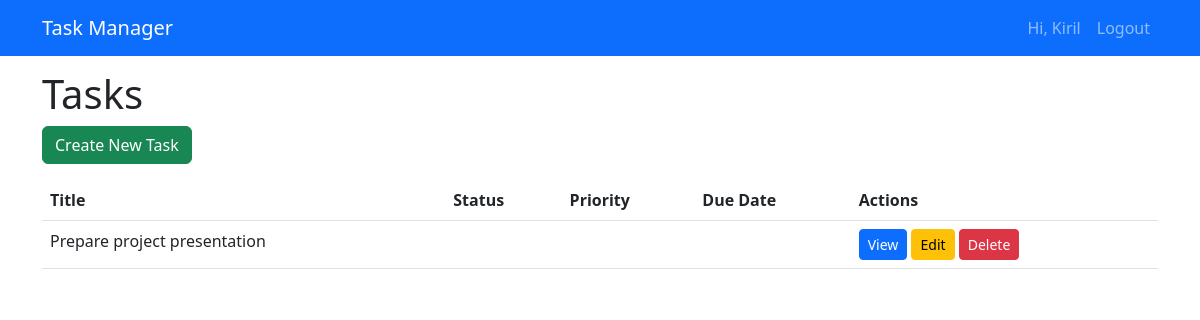
Before: / (signed in) with the older database file.
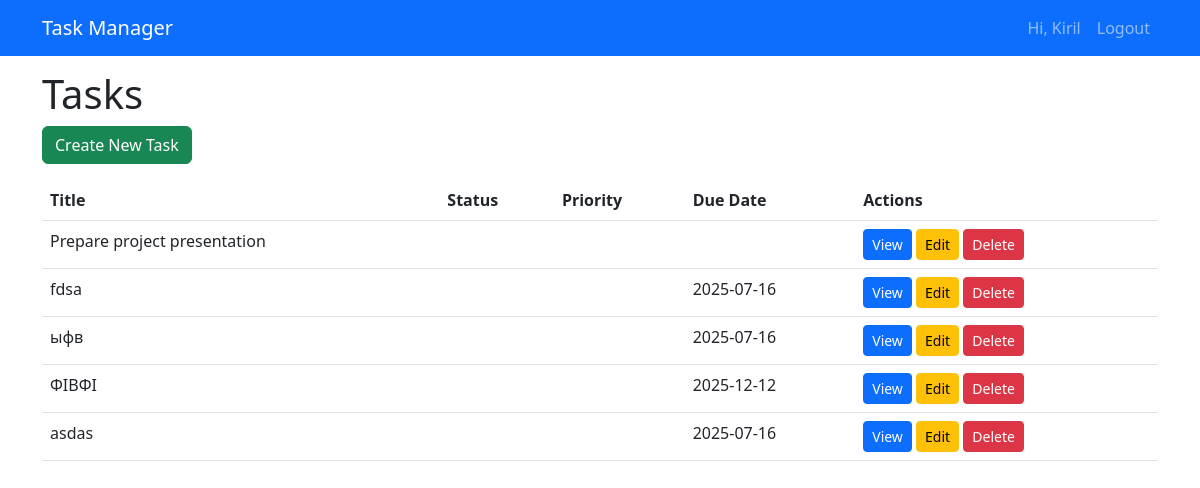
After: the same page with the newer database file.
### tasks/models.py (models this page shows, shortened)
class Task(models.Model):
    title = models.CharField(max_length=255)
    description = models.TextField(blank=True)
    due_date = models.DateField(null=True, blank=True)
    completed = models.BooleanField(default=False)
    created_at = models.DateTimeField(auto_now_add=True)
    user = models.ForeignKey(User, on_delete=models.CASCADE)

### tasks/views.py (the view)
# urls.py: path('', TaskListView.as_view(), name='task-list'),
class TaskListView(LoginRequiredMixin, ListView):
    model = Task
    template_name = 'tasks/task_list.html'
    context_object_name = 'tasks'
    def get_queryset(self):
        queryset = Task.objects.filter(user=self.request.user)
        status = self.request.GET.get('status')
        if status == 'completed':
            queryset = queryset.filter(completed=True)
        elif status == 'incomplete':
            queryset = queryset.filter(completed=False)
        return queryset
    def get_context_data(self, **kwargs):
        context = super().get_context_data(**kwargs)
        context['filter_form'] = TaskFilterForm(self.request.GET or None)
        return context

### tasks/templates/tasks/task_list.html (shortened to what this page needs)
{% extends "base.html" %}
{% block content %}
<h1>Tasks</h1>
<a href="{% url 'task-create' %}" class="btn btn-success mb-3">Create New Task</a>
<table class="table table-hover">
  <thead>
    <tr>
      <th>Title</th>
      <th>Status</th>
      <th>Priority</th>
      <th>Due Date</th>
      <th>Actions</th>
    </tr>
  </thead>
  <tbody>
    {% for task in tasks %}
      <tr>
        <td>{{ task.title }}</td>
        <td>{{ task.get_status_display }}</td>
        <td>{{ task.get_priority_display }}</td>
        <td>{{ task.due_date|date:"Y-m-d" }}</td>
        <td>
          <a href="{% url 'task-detail' task.pk %}" class="btn btn-primary btn-sm">View</a>
          <a href="{% url 'task-update' task.pk %}" class="btn btn-warning btn-sm">Edit</a>
          <a href="{% url 'task-delete' task.pk %}" class="btn btn-danger btn-sm">Delete</a>
        </td>
      </tr>
    {% empty %}
      <tr><td colspan="5" class="text-center">No tasks found.</td></tr>
    {% endfor %}
  </tbody>
</table>
{% endblock %}

Changed rows visible on the page:
added Task: title "fdsa", due_date "2025-07-16"
added Task: title "ыфв", due_date "2025-07-16"
added Task: title "ФІВФІ", due_date "2025-12-12"
added Task: title "asdas", due_date "2025-07-16"
